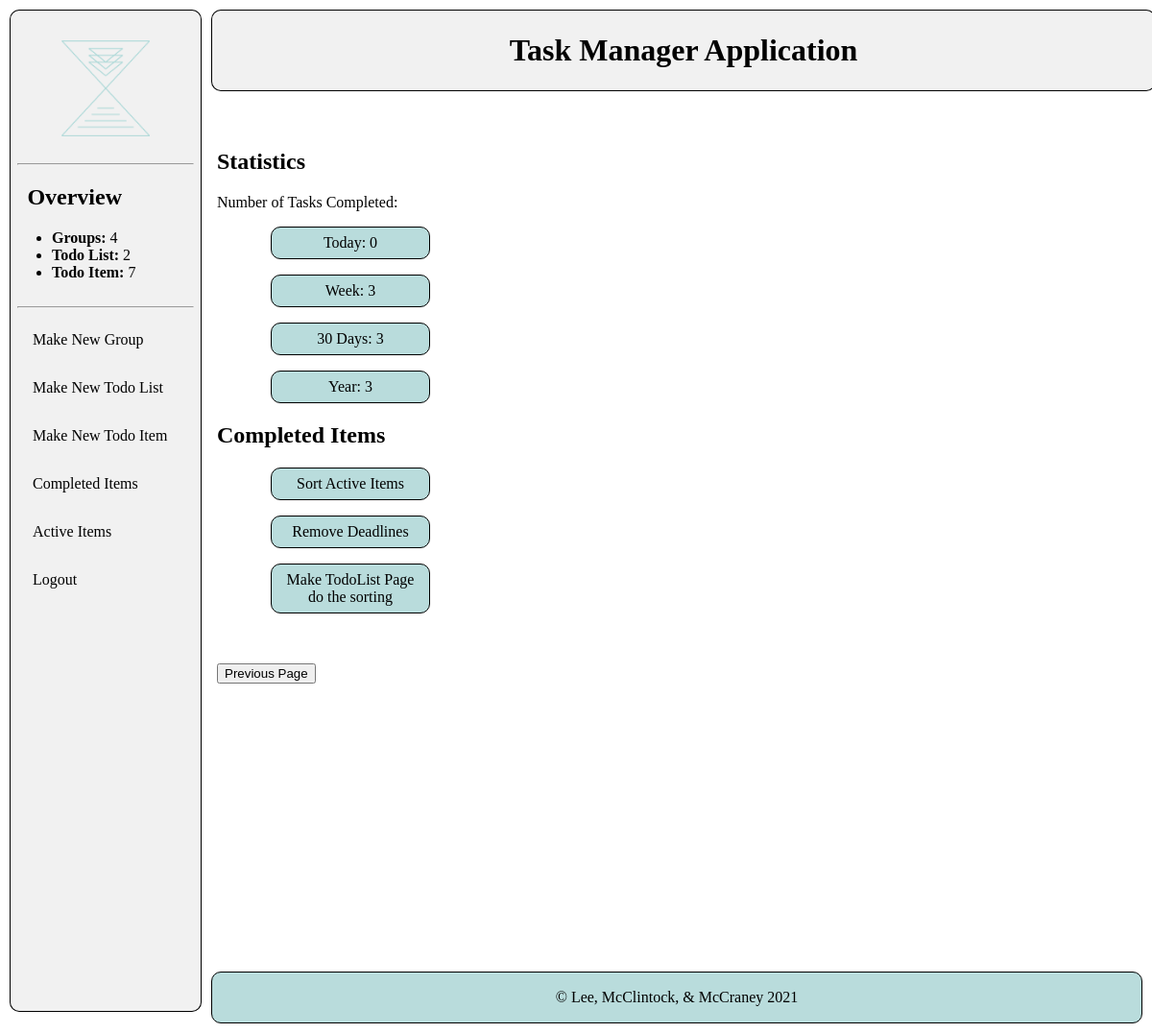
Before: /completed (signed in) with the older database file.
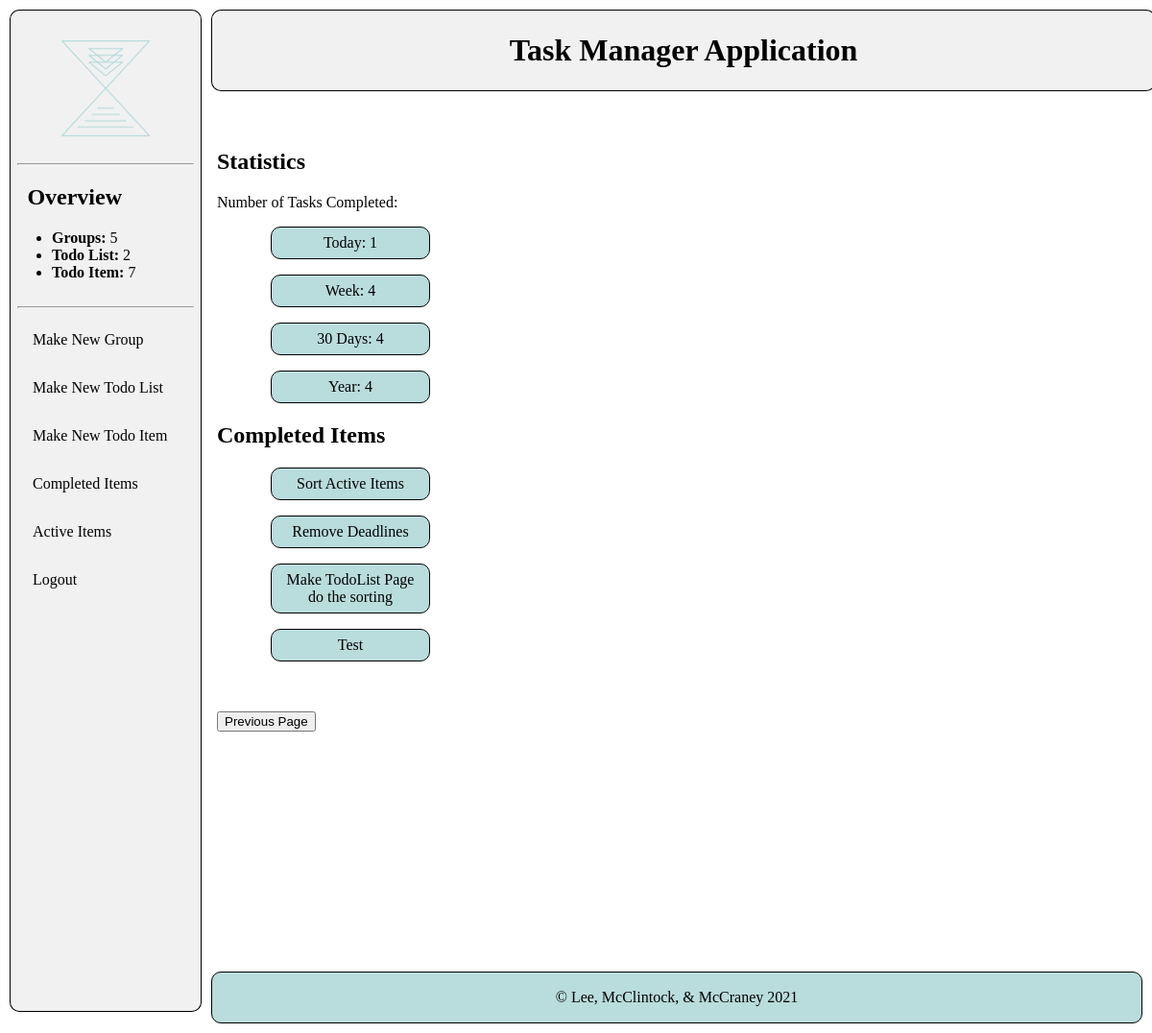
After: the same page with the newer database file.
### calendarApp/models.py (models this page shows, shortened)
class TodoItem(models.Model):
    CHOICES = [(i,i) for i in range(4)]
    user = models.ForeignKey(User, on_delete=models.CASCADE)
    todoList = models.ForeignKey(TodoList, on_delete=models.CASCADE)
    name = models.CharField(max_length=200)
    description = models.CharField(max_length=200, blank=True)
    completed = models.BooleanField(default=False)
    completedDate = models.DateField(null=True, blank=True)
    deadline = models.DateField(null=True, blank=True)
    importanceLevel = models.IntegerField(default=0, choices=CHOICES)

### calendarApp/views.py (the view)
# urls.py: path("completed", views.completedItems, name="completedItems"),
@login_required
def completedItems(request):
    todoItems = TodoItem.objects.all().filter(completed=True, user=request.user)
    today = datetime.date.today()
    week = today - datetime.timedelta(days=7)
    thirty = today - datetime.timedelta(days=30)
    year = today - datetime.timedelta(days=365)
    todayCount = weekCount = thirtyCount = yearCount = 0
    for todoItem in todoItems:
        completedDate = todoItem.completedDate
        if  completedDate == today:
            todayCount = todayCount + 1
        if week <= completedDate <= today:
            weekCount = weekCount + 1
        if thirty <= completedDate <= today:
            thirtyCount = thirtyCount + 1
        if year <= completedDate <= today:
            yearCount = yearCount + 1
    return render(request, "completedItems.html",
        {
            "todoItems": todoItems,
            "todayCount": todayCount,
            "weekCount": weekCount,
            "thirtyCount": thirtyCount,
            "yearCount": yearCount,
        })

### calendarApp/models.py (called while the page is built)
    def __str__(self):
        return self.name

    def __str__(self):
        return self.name

### calendarSite/context_processors.py (called while the page is built)
def count(request):
    if request.user.is_authenticated:
        return {
            'num_Group': Group.objects.filter(user=request.user).count(),
            'num_TodoList': TodoList.objects.filter(user=request.user).count(),
            'num_TodoItem': TodoItem.objects.filter(user=request.user).count(),
        }
    else:
        return {
            'num_Group': 0,
            'num_TodoList':0,
            'num_TodoItem': 0,
        }

### calendarApp/templates/completedItems.html
{% extends "base_generic.html" %}
{% block content %}
<div class="content">
    <div class="detail">
        <div class="formContent">
            <h2>Statistics</h2>
            <p>Number of Tasks Completed:</p>
            <div class="stat">
                <ul>
                    <li>Today: {{todayCount}}</li>
                    <li>Week: {{weekCount}}</li>
                    <li>30 Days: {{thirtyCount}}</li>
                    <li>Year: {{yearCount}}</li>
                </ul>
            </div>
            {% if todoItems%}
                <h2>Completed Items</h2>
                <ul>
                {% for todoItem in todoItems %}
                <div class="stat">
                <li><a href="/{{todoItem.todoList.group}}/{{todoItem.todoList}}/{{todoItem.name}}">{{todoItem.name}}</a></li>
                {% endfor %}
                </div>
                </ul>
            {% else %}
                <p>You have no completed Items</p>
            {% endif %}
        </div>
    </div>
    <br><br>
    <button onclick="location.href='javascript:history.go(-1)' ">Previous Page</a></button>
</div>
{% endblock %}

Changed rows visible on the page:
now on this page (row edited): TodoItem: name "Test"
Other visible differences:
{{ num_Group }}: "4" → "5"
{{ todayCount }}: "0" → "1"
{{ weekCount }}: "3" → "4"
{{ thirtyCount }}: "3" → "4"
{{ yearCount }}: "3" → "4"
